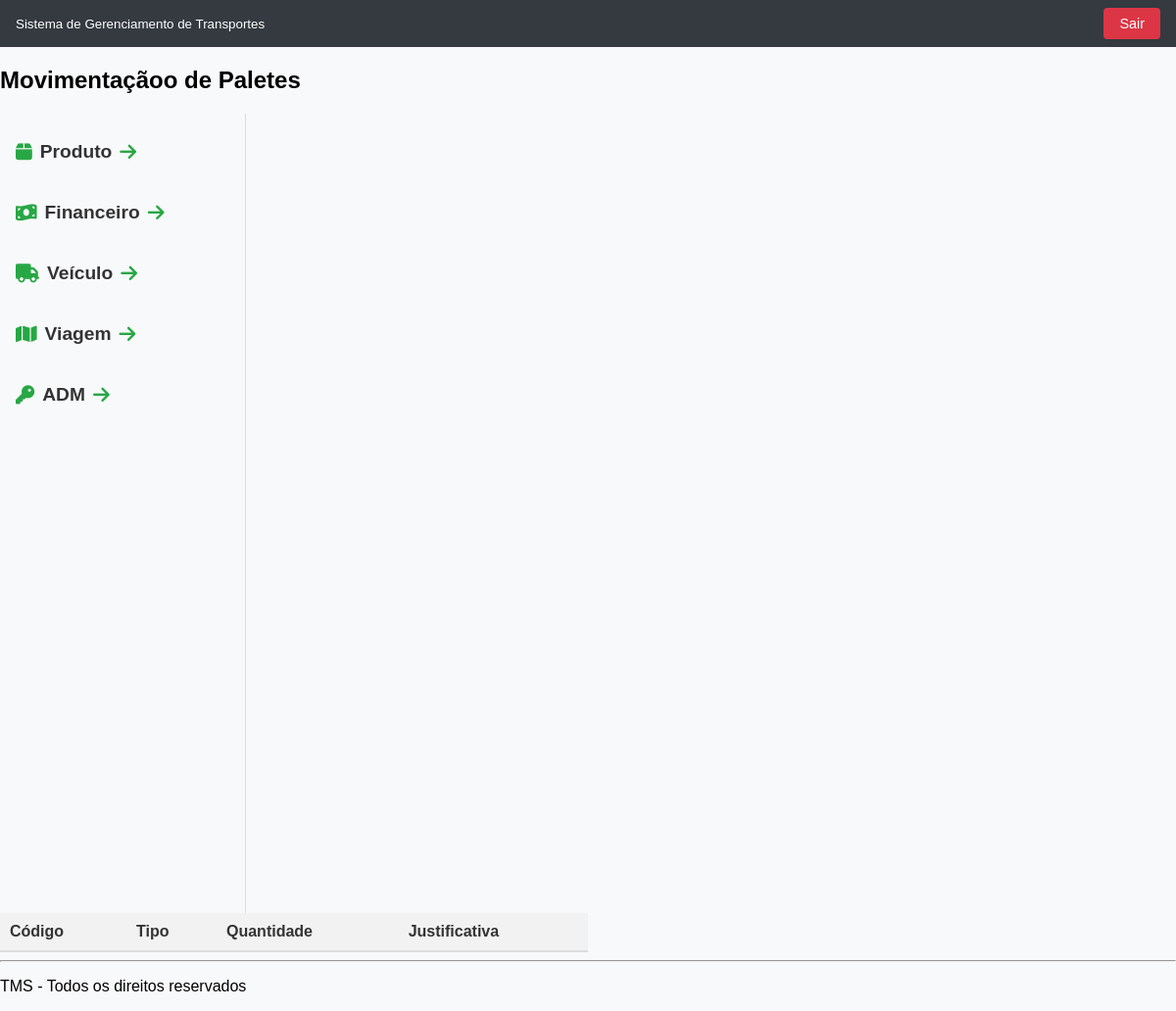
Page /tcc/palete on the earlier database version.
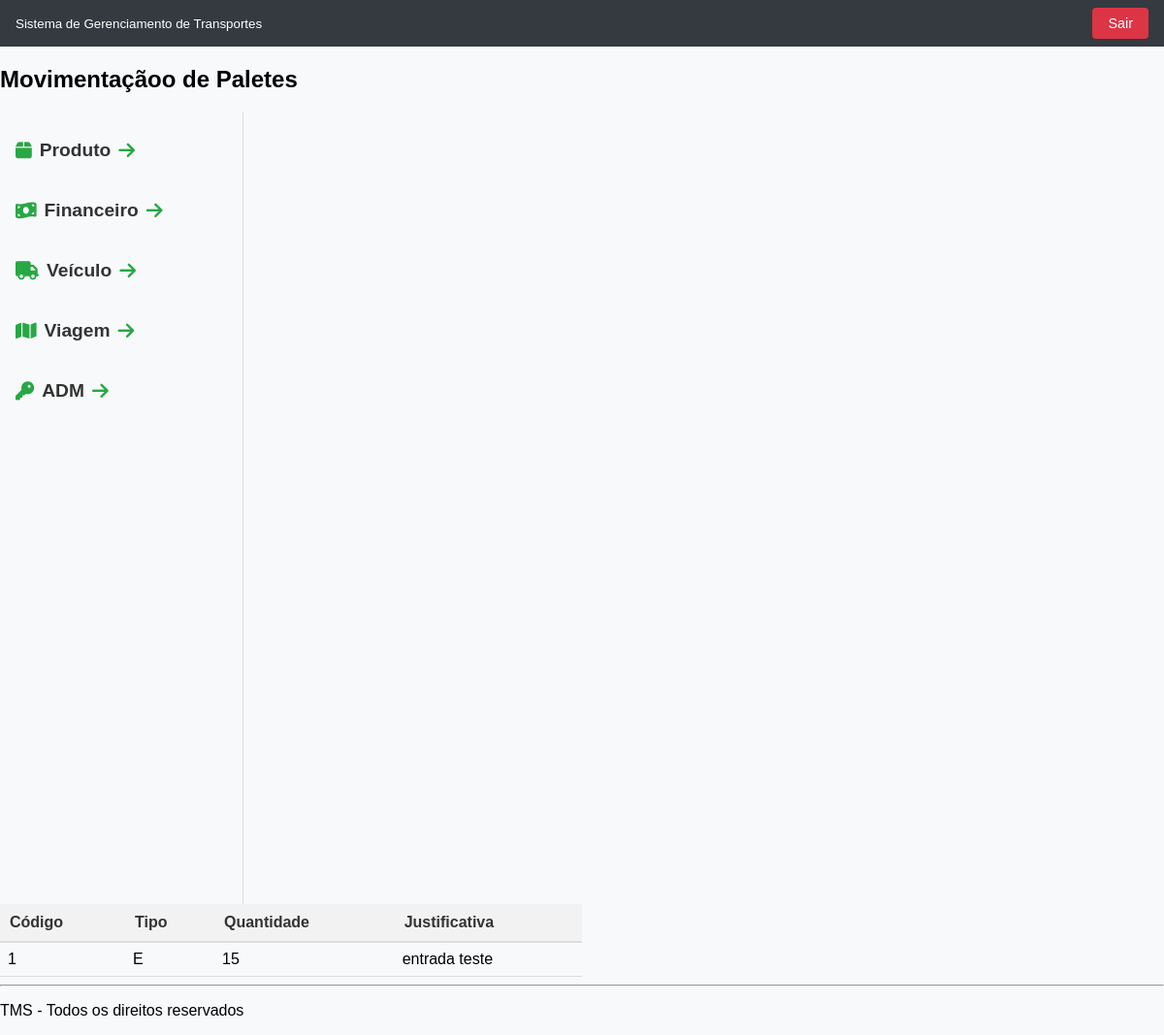
Same page on the later database version.
### tables this page shows
CREATE TABLE `palete` (
  `id` int(11) NOT NULL,
  `tipo` char(1) NOT NULL,
  `quantidade` decimal(10,0) NOT NULL,
  `justificativa` varchar(100) NOT NULL
);

### tcc/Controller/PaleteController.php (called while the page is built, shortened)
<?php
class PaleteController{
    public static function index(){
        $palete_DAO = new PaleteDAO();
        $lista_pal = $palete_DAO->getAllRows();
        $total_pal = count($lista_pal);
        include 'View/modulos/palete/listar_palete.php';
    }
}

### tcc/index.php (called while the page is built, shortened)
<?php
include 'rotas.php';

### tcc/DAO/MySQL.php (called while the page is built)
<?php
class MySQL extends PDO{
    private $host       = "localhost";
    private $usuario    = "root";
    private $senha      = "";
    private $db         = "tcc";
    private $opcoes = array(PDO::ATTR_ERRMODE => PDO::ERRMODE_EXCEPTION);
    public function __construct(){
        $dsn = "mysql:host=".$this->host.";dbname=".$this->db;
        return parent::__construct($dsn, $this->usuario, $this->senha, $this->opcoes);
    }
}

### tcc/DAO/paleteDAO.php (called while the page is built, shortened)
<?php
class PaleteDAO{
    private $conexao;
    public function __construct(){
        include_once "MySQL.php";
        $this->conexao = new MySQL();
    }
    public function getAllRows(){
        $stmt = $this->conexao->prepare("SELECT * FROM palete");
        $stmt->execute();
        $arr_pal = array();
        while($f = $stmt->fetchObject()){
            $arr_pal[] = $f;
        }
        return $arr_pal;
    }
}

### tcc/View/modulos/palete/listar_palete.php (the view, shortened to what this page needs)
<!DOCTYPE html>
<html lang="en">
<head>
</head>
<body>
    <div class="header">
        <?php include PATH_VIEW . 'includes/cabecalho.php' ?>
    </div>
    <div class="titulo-pagina">
        <h2>Movimentaçãoo de Paletes</h2>
    </div>
    <div class="menu">
        <?php include PATH_VIEW . 'includes/menu.php' ?>
    </div>
    <main>
    <table>
        <thead>
            <tr>
                <th>Código</th>
                <th>Tipo</th>
                <th>Quantidade</th>
                <th>Justificativa</th>
            </tr>
        </thead>
        <tbody>
            <?php for($i=0; $i<$total_pal; $i++): ?>
            <tr>
                <td><?= $lista_pal[$i]->id ?></td>
                <td><?= $lista_pal[$i]->tipo ?></td>
                <td><?= $lista_pal[$i]->quantidade ?></td>
                <td><?= $lista_pal[$i]->justificativa ?></td>
            </tr>
            <?php endfor; ?>
        </tbody>
    </table>
    </main>
    <?php include PATH_VIEW . 'includes/rodape.php' ?>
</body>
</html>

Differences in the rows shown:
added palete: id "1", tipo "E", quantidade "15", justificativa "entrada teste"
